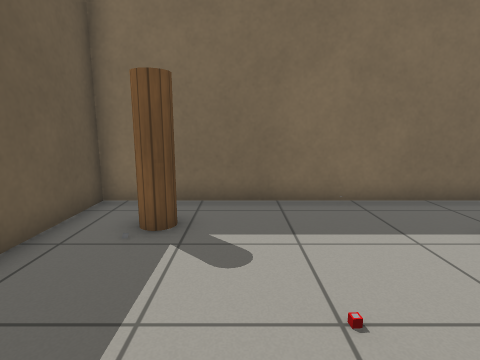
View 1 (above)

12 first-person views from a walk through a robot-simulator world made for Gazebo. The camera is 0.94 m above the floor, tilts 10° down and sees 80° across. The floor is counted in squares, 0.5 m on a side. Each view is taken from the middle of a square. On the plan, view 1 faces up. The plan holds only what a view shows up to about 16 squares ahead; the rest is blank. Gazebo's built-in surfaces are drawn with simple patterns. Some surface patterns are stand-ins.

View 2
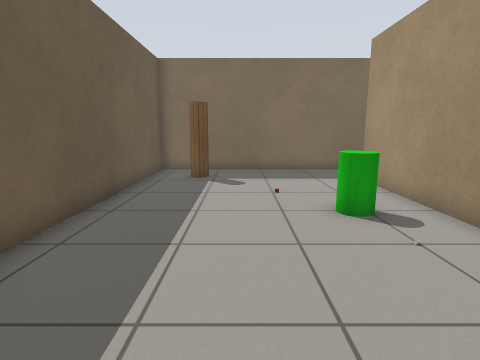

View 3
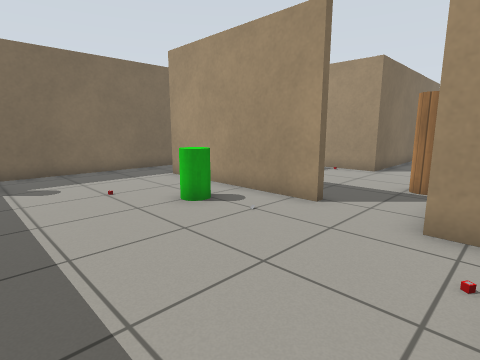

View 4
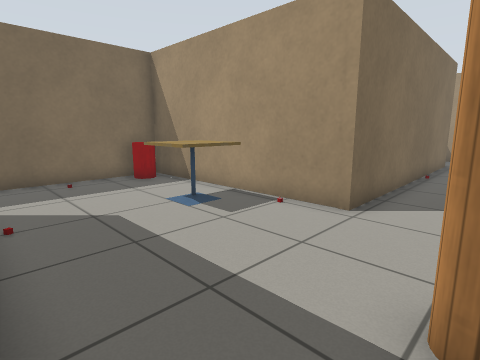

View 5
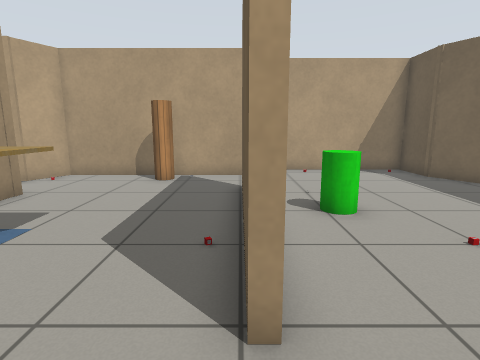

View 6
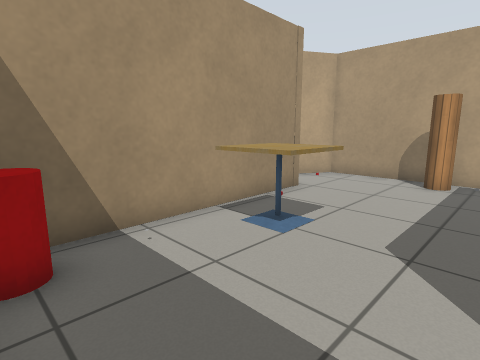

View 7
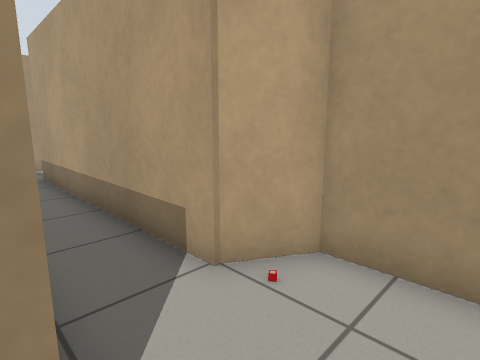

View 8
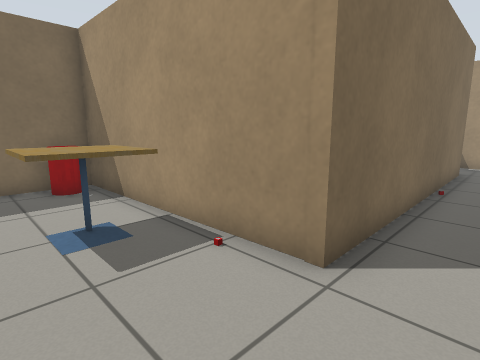

View 9
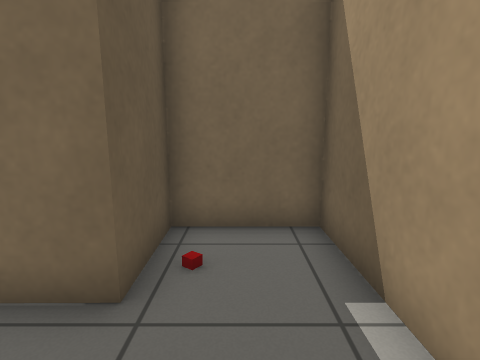

View 10
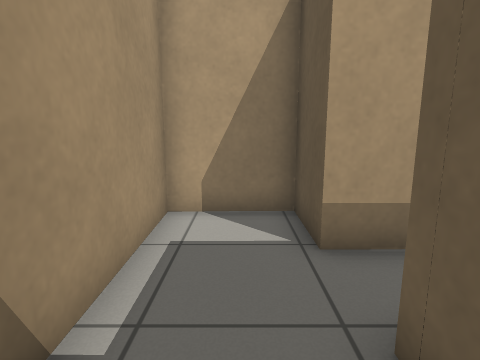

View 11
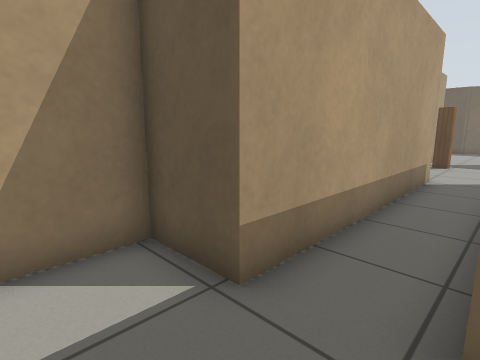

View 12
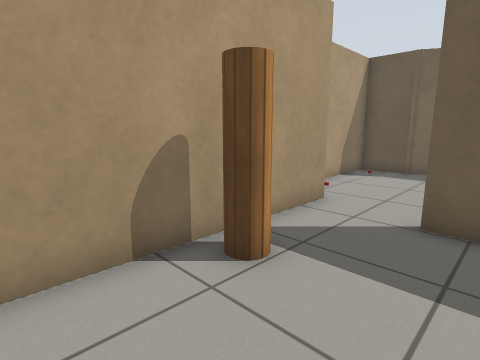

### Floor plan
Points are (right, up) in squares from view 1. A wall is a line through its corners. A room is listed if a view was taken in it or the views show most of it. See-through windows are left out.
Room 1 (views 1, 2, 3)
walls: (4.6, -2.2) (4.6, 4.9); (-3.5, -2.9) (-2.6, -4.5) (-2.6, -6.5) (2.9, -6.5); (3.8, -5.7) (3.8, -4.9); (4.5, 7.4) (-3.7, 7.4) (-3.7, -1.9)
ways out: opening at (5, -3.5) to room 2; opening at (5, 6) to room 2
objects: wooden cylinder (-2, 5) to (-2, 6); green cylinder (2, 0) to (3, 1)
Room 2 (views 4, 5, 6, 7, 8, 12)
walls: (4.9, -1.4) (4.9, -2.2); (12.4, -1.2) (11.4, -1.2) (11.2, 7.4) (4.5, 7.4); (4.9, 4.9) (4.9, 0.5); (3.8, -4.9) (12.1, -4.9) (12.9, -3.4)
ways out: opening at (5, -3.5) to room 1; opening at (5, 6) to room 1; opening at (13, -2.5) to room 3
objects: wooden cylinder (8, -4); table (9, 2) to (10, 3); red cylinder (10, 7)
Room 3 (views 9, 10, 11)
walls: (12.9, -3.4) (22.7, -3.3) (22.7, -5.5) (25.7, -5.4) (25.6, 1.4) (22.7, 1.4) (22.7, -1.1) (12.4, -1.2)
ways out: opening at (13, -2.5) to room 2
objects: other object (23, 0)

Positions as (right, up) in squares from view 1, and headings:
1: (0, 0), facing up
2: (0, -6), facing up
3: (-2, -6), facing up-right
4: (5, -4), facing up-right
5: (5, 7), facing down
6: (6, 7), facing down-right
7: (10, -1), facing down-right
8: (8, -3), facing up-right
9: (24, -4), facing up
10: (24, 1), facing down
11: (25, -1), facing down-left
12: (11, -1), facing down-left
